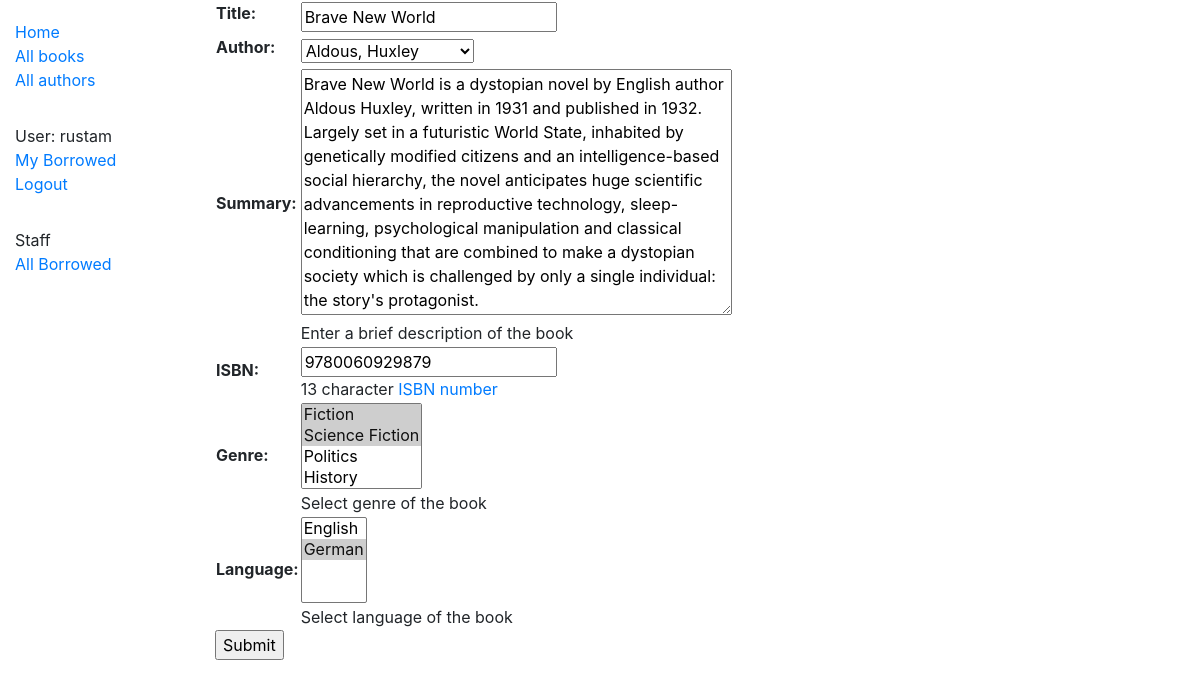
Screenshot of /catalog/book/1/update/ (signed in) with the database file from the repository.
### catalog/models.py (models this page shows, shortened)
class Book(models.Model):
    title = models.CharField(max_length=200)
    author = models.ForeignKey('Author', on_delete=models.SET_NULL, null=True)
    summary = models.TextField(max_length=1000, help_text='Enter a brief description of the book')
    isbn = models.CharField('ISBN', max_length=13, unique=True, help_text='13 character <a '
                                                                          'href="https://www.isbn-international.org'
                                                                          '/content/what-isbn">ISBN number</a>')
    genre = models.ManyToManyField(Genre, help_text='Select genre of the book')
    def display_genre(self):
        """Create a string for the Genre. This is required to display genre in Admin."""
        return ', '.join(genre.name for genre in self.genre.all()[:3])
    display_genre.short_description = 'Genre'
    language = models.ManyToManyField(Language, help_text='Select language of the book')
    def display_language(self):
        """Create a string for the Genre. This is required to display genre in Admin."""
        return ', '.join(language.name for language in self.language.all()[:3])
    display_language.short_description = 'Language'

### catalog/views.py (the view)
# urls.py: path('book/<int:pk>/update/', views.BookUpdate.as_view(), name='book-update'),
class BookUpdate(PermissionRequiredMixin, UpdateView):
    model = Book
    fields = '__all__'
    permission_required = "catalog.can_mark_returned"

### catalog/models.py (called while the page is built)
    def __str__(self):
        return self.name

    def __str__(self):
        return self.language

    def __str__(self):
        return f'{self.first_name}, {self.last_name}'

### catalog/templates/catalog/book_form.html (shortened to what this page needs)
{% extends "base.html" %}
{% block content %}
  <form action="" method="post">
    <table>
    {{ form.as_table }}
    </table>
    <input type="submit" value="Submit">
  </form>
{% endblock %}

### catalog/templates/base.html (shortened to what this page needs)
<!DOCTYPE html>
<html lang="en">
<head>
  <link rel="stylesheet" href="https://cdn.jsdelivr.net/npm/bootstrap@4.5.3/dist/css/bootstrap.min.css"
>
  {% load static %}
  <link rel="stylesheet" href="{% static 'css/styles.css' %}">
</head>
<body>
  <div class="container-fluid">
    <div class="row">
      <div class="col-sm-2">
      {% block sidebar %}
        <ul class="sidebar-nav">
          <li><a href="{% url 'index' %}">Home</a></li>
          <li><a href="{% url 'books' %}">All books</a></li>
          <li><a href="{% url 'authors' %}">All authors</a></li>
            {% if user.is_authenticated %}
             <li style="margin-top:2em;">User: {{ user.get_username }}</li>
             <li><a href="{% url 'my-borrowed' %}">My Borrowed</a></li>
             <li><a href="{% url 'logout' %}?next={{ request.path }}">Logout</a></li>
             <li style="margin-top:2em;">Staff</li>
             <li><a href="{% url 'all-borrowed' %}">All Borrowed</a></li>
            {% else %}
             <li><a href="{% url 'login' %}?next={{ request.path }}">Login</a></li>
            {% endif %}
        </ul>
      {% endblock %}
      </div>
      <div class="col-sm-10 ">{% block content %} {% endblock %}
      </div>
    </div>
  </div>
</body>
</html>

### catalog/static/css/styles.css (style rules this page uses)
.sidebar-nav { margin-top: 20px; padding: 0; list-style: none; }

### rows the page displays
Book: title "Brave New World", author "Aldous, Huxley", summary "Brave New World is a dystopian novel by English author Aldous Huxley, written in 1931 and published in 1932. Largely set in a futuristic World State, inhabited by genetically modified citizens and an intelligence-based social hierarchy, the novel anticipates huge scientific advancements in reproductive technology, sleep-learning, psychological manipulation and classical conditioning that are combined to make a dystopian society which is challenged by only a single individual: the story's protagonist.", isbn "9780060929879"

### other values shown
{{ user.get_username }} "rustam"
